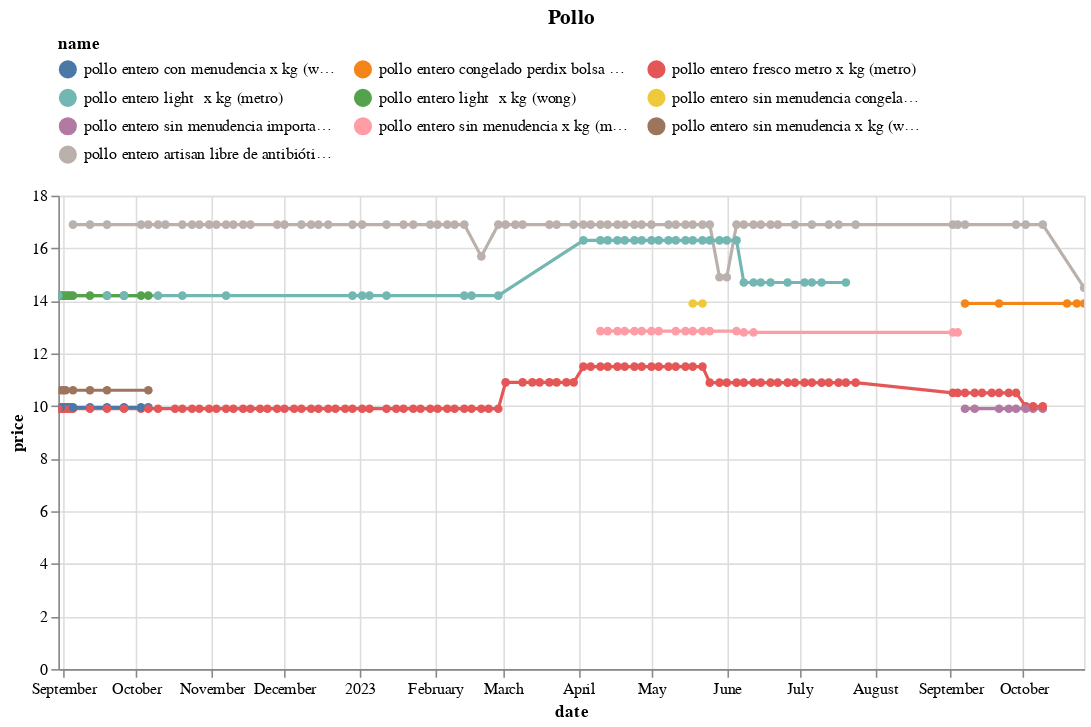

Notebook cell for this chart:
### Code cell
(df
 .loc[df.name.isin(names)]
 .pipe(alt.Chart)
 .mark_line(point=True)
 .encode(x='date', y='price', color='name', tooltip=['name','price'])
 .properties(width=650, title='Pollo')
 .interactive()
 .configure_legend(orient='top', columns=3)
)

### Figure 1 — Vega-Lite specification as saved in the notebook (floating-point values rounded to 4 significant figures; data arrays with more than 128 entries replaced by an {"elided": "..."} marker saying what was removed)
{"config": {"view": {"continuousWidth": 300, "continuousHeight": 300}, "legend": {"columns": 3, "orient": "top"}}, "data": {"name": "data-d6195cf9de4995a0c2c57ed75bf1f7a0"}, "mark": {"type": "line", "point": true}, "encoding": {"color": {"field": "name", "type": "nominal"}, "tooltip": [{"field": "name", "type": "nominal"}, {"field": "price", "type": "quantitative"}], "x": {"field": "date", "type": "temporal"}, "y": {"field": "price", "type": "quantitative"}}, "params": [{"name": "param_13", "select": {"type": "interval", "encodings": ["x", "y"]}, "bind": "scales"}], "title": "Pollo", "width": 650, "$schema": "https://vega.github.io/schema/vega-lite/v5.15.1.json", "datasets": {"data-d6195cf9de4995a0c2c57ed75bf1f7a0": {"elided": "282 records"}}}
